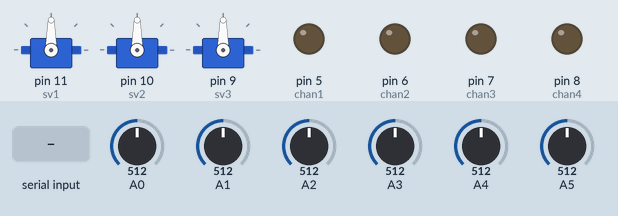
Recording of a sketch running on a simulated Arduino Uno, built with avr-gcc and run on an emulated ATmega328P. On the bench: 3 × servo, output pins drawn as LEDs (lit = HIGH). The test bench sets the inputs (shaded band); at power-on: A0 = 512, A1 = 512, A2 = 512, A3 = 512, A4 = 512, A5 = 512.

Above: at 1.2 s.
1.3 s: "A" received over Serial
At 2.3 s:
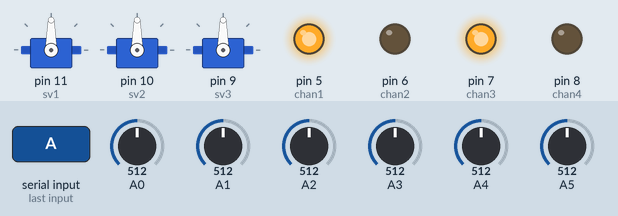
2.8 s: "C" received over Serial
At 3.7 s:
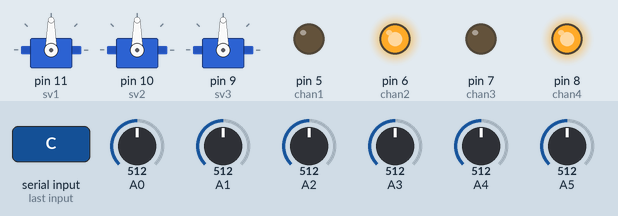
4.3 s: "D" received over Serial
At 4.7 s:
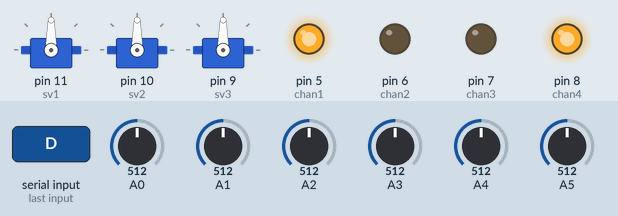
Timing chart, 0 to 7.3 s (numbered marks = the images above; inputs shaded):
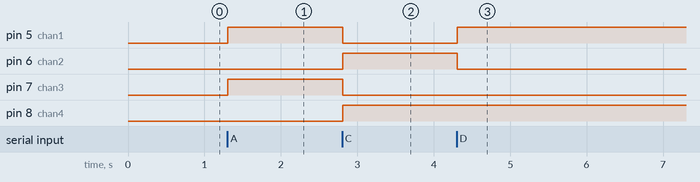

Measured:
- after the input at 1.3 s, pin 5 (chan1), pin 7 (chan3): LOW → HIGH at once
- after the input at 2.8 s, pin 5 (chan1), pin 7 (chan3): HIGH → LOW at once; pin 6 (chan2), pin 8 (chan4): LOW → HIGH at once
- after the input at 4.3 s, pin 5 (chan1): LOW → HIGH at once; pin 6 (chan2): HIGH → LOW at once

The sketch:

code_robot_1.ino
```cpp
//trang
#include <Servo.h>
Servo sv1;
Servo sv2;
Servo sv3;
Servo sv4;
Servo sv5;
Servo sv6;
int chietap1 = A0;
int chietap2 = A1;
int chietap3 = A2;
int chietap4 = A3;
int chietap5 = A4;
int chietap6 = A5;
int chan1 = 5;
int chan2 = 6;
int chan3 = 7;
int chan4 = 8;
void setup() {
  pinMode(chan1, OUTPUT);
  pinMode(chan2, OUTPUT);
  pinMode(chan3, OUTPUT);
  pinMode(chan4, OUTPUT);
  sv1.attach(11);
  sv2.attach(10);
  sv3.attach(9);
  Serial.begin(9600);
}
void loop() {
  xoay(chietap1, sv1);
  xoay(chietap2, sv2);
  xoay(chietap3, sv3);
  xoay(chietap4, sv4);
  xoay(chietap5, sv5);
  xoay(chietap6, sv6);
  char lenh = Serial.read();
  if(lenh == 'A'){
    run(chan1, 255);
    run(chan2, 0);
    run(chan3, 255);
    run(chan4, 0);
  }
  if(lenh == "B"){
    run(chan1, 0);
    run(chan2, 255);
    run(chan3, 255);
    run(chan4, 0);
  }
  if(lenh == 'C'){
    run(chan1, 0);
    run(chan2, 255);
    run(chan3, 0);
    run(chan4, 255);
  }
  if(lenh == 'D'){
    run(chan1, 255);
    run(chan2, 0);
    run(chan3, 0);
    run(chan4, 255);
  }
}
void xoay(int chietap, Servo sv) {
  int val = analogRead(chietap);
  int servopos = map(val, 0, 1023, 0, 180);
  sv.write(servopos);
  delay(1);
}

void run(int dongco, int speed) {
  analogWrite(dongco, speed);
}
```
